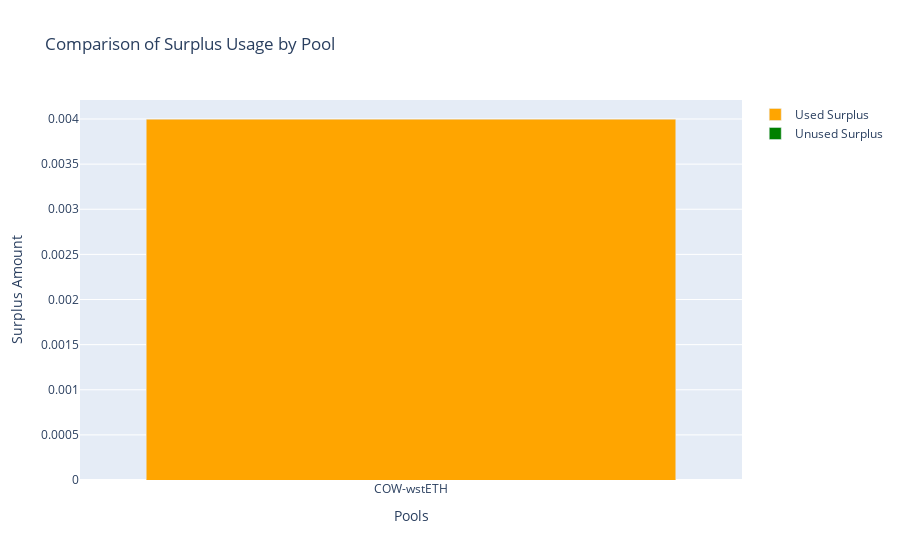

Notebook cell for this chart:
### Markdown cell above
---
title: "Trade Envy Report"
date: last-modified
engine: jupyter
execute:
  echo: false
  enabled: true
---

### Code cell
from cow_amm_trade_envy.datasources import get_logs
from cow_amm_trade_envy.constants import DB_FILE
import plotly.graph_objects as go
import duckdb
from cow_amm_trade_envy.models import Pools


def analyze_surplus(network):
    table_name = f"{network}_envy"
    with duckdb.connect(database=DB_FILE) as conn:
        df = conn.execute(f"SELECT * FROM {table_name}").fetchdf()

    def isin_pool(topic: str, pool_address: str) -> bool:
        if pool_address == "None":
            return False
        assert "0x" == pool_address[:2]
        return pool_address[2:] in topic

    def log_is_used(log, pool_address: str) -> bool:
        return any(isin_pool(topic, pool_address) for topic in log["topics"])

    def logs_are_used(logs, pool_address: str) -> bool:
        return any(log_is_used(log, pool_address) for log in logs)

    df["logs"] = df["call_tx_hash"].apply(get_logs)
    # df has logs and pool cols
    df["is_used"] = df.apply(
        lambda row: logs_are_used(row["logs"], row["pool"]), axis=1
    )

    df = df[df["trade_envy"] > 0]

    # Group by pool and calculate unused and used surplus
    grouped = df.groupby("pool").apply(
        lambda g: {
            "unused_surplus": g[~g["is_used"]]["trade_envy"].sum(),
            "used_surplus": g[g["is_used"]]["trade_envy"].sum(),
        }, include_groups=False
    )

    results = grouped.reset_index().rename(columns={0: "surplus"})
    results["unused_surplus"] = results["surplus"].apply(lambda x: x["unused_surplus"])
    results["used_surplus"] = results["surplus"].apply(lambda x: x["used_surplus"])
    results["pool"] = results["pool"].apply(lambda x: Pools().get_name_from_address(x))
    return results


network = "ethereum"
surplus_data = analyze_surplus(network)

# Prepare data for the stacked bar plot
pools = surplus_data["pool"]
unused_surplus = surplus_data["unused_surplus"]
used_surplus = surplus_data["used_surplus"]

fig = go.Figure()

# Add unused surplus (bottom of the stack)
fig.add_trace(
    go.Bar(
        name="Unused Surplus",
        x=pools,
        y=unused_surplus,
        marker_color="green",
    )
)

# Add used surplus (top of the stack)
fig.add_trace(
    go.Bar(
        name="Used Surplus",
        x=pools,
        y=used_surplus,
        marker_color="orange",
    )
)

# Update layout for better visualization
fig.update_layout(
    title="Comparison of Surplus Usage by Pool",
    xaxis_title="Pools",
    yaxis_title="Surplus Amount",
    template="plotly",
    barmode="stack",  # Make the bars stacked
)

# Show the plot
fig.show()

### Figure 1 — Plotly figure (JSON) as saved in the notebook; plotly's stock layout.template omitted (floating-point values rounded to 4 significant figures)
{"data": [{"marker": {"color": "green"}, "name": "Unused Surplus", "x": ["COW-wstETH"], "y": [0.0], "type": "bar"}, {"marker": {"color": "orange"}, "name": "Used Surplus", "x": ["COW-wstETH"], "y": [0.004], "type": "bar"}], "layout": {"title": {"text": "Comparison of Surplus Usage by Pool"}, "xaxis": {"title": {"text": "Pools"}}, "yaxis": {"title": {"text": "Surplus Amount"}}, "barmode": "stack"}}
